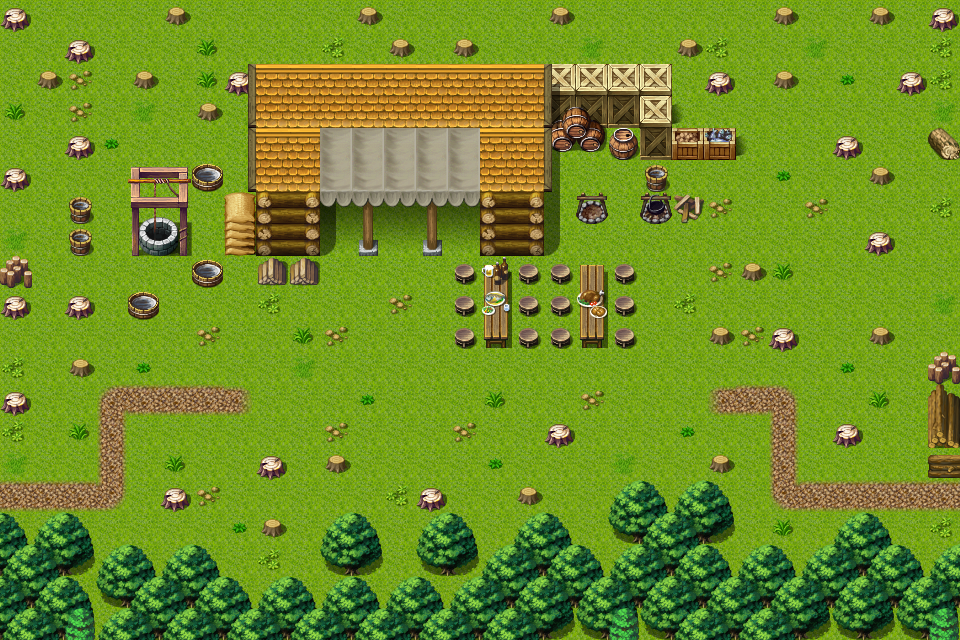

Below is a game level as drawn by its tile map, then a one-line description and the .tmx that defines it (tile-layer data replaced by summaries):
An orthogonal 30x20 tile map with 32x32 px tiles, 3 tile layers (Ground, Objects, Above), 1 hidden layer not drawn, 19 tilesets and 16 objects (8x mapchange, 8x spawn).

<map version="1.0" orientation="orthogonal" width="30" height="20" tilewidth="32" tileheight="32">
    <properties>
        <property name="outdoors" value="1" />
    </properties>
    <tileset firstgid="1" name="map_6" tilewidth="32" tileheight="32">
        <image source="../drawable/map_6.png" width="256" height="256" />
    </tileset>
    <tileset firstgid="65" name="map_19" tilewidth="32" tileheight="32">
        <image source="../drawable/map_19.png" width="256" height="256" />
    </tileset>
    <tileset firstgid="129" name="map_27" tilewidth="32" tileheight="32">
        <image source="../drawable/map_27.png" width="256" height="256" />
    </tileset>
    <tileset firstgid="193" name="map_42" tilewidth="32" tileheight="32">
        <image source="../drawable/map_42.png" width="256" height="256" />
    </tileset>
    <tileset firstgid="257" name="map_7" tilewidth="32" tileheight="32">
        <image source="../drawable/map_7.png" width="256" height="256" />
    </tileset>
    <tileset firstgid="321" name="map_8" tilewidth="32" tileheight="32">
        <image source="../drawable/map_8.png" width="256" height="256" />
    </tileset>
    <tileset firstgid="385" name="map_4" tilewidth="32" tileheight="32">
        <image source="../drawable/map_4.png" width="256" height="256" />
    </tileset>
    <tileset firstgid="449" name="map_10" tilewidth="32" tileheight="32">
        <image source="../drawable/map_10.png" width="256" height="256" />
    </tileset>
    <tileset firstgid="513" name="map_5" tilewidth="32" tileheight="32">
        <image source="../drawable/map_5.png" width="256" height="256" />
    </tileset>
    <tileset firstgid="577" name="map_17" tilewidth="32" tileheight="32">
        <image source="../drawable/map_17.png" width="256" height="256" />
    </tileset>
    <tileset firstgid="641" name="map_9" tilewidth="32" tileheight="32">
        <image source="../drawable/map_9.png" width="256" height="256" />
    </tileset>
    <tileset firstgid="705" name="map_1" tilewidth="32" tileheight="32">
        <image source="../drawable/map_1.png" width="256" height="256" />
    </tileset>
    <tileset firstgid="769" name="map_16" tilewidth="32" tileheight="32">
        <image source="../drawable/map_16.png" width="256" height="256" />
    </tileset>
    <tileset firstgid="833" name="map_12" tilewidth="32" tileheight="32">
        <image source="../drawable/map_12.png" width="256" height="256" />
    </tileset>
    <tileset firstgid="897" name="map_0" tilewidth="32" tileheight="32">
        <image source="../drawable/map_0.png" width="256" height="256" />
    </tileset>
    <tileset firstgid="961" name="map_3" tilewidth="32" tileheight="32">
        <image source="../drawable/map_3.png" width="256" height="256" />
    </tileset>
    <tileset firstgid="1025" name="map_20" tilewidth="32" tileheight="32">
        <image source="../drawable/map_20.png" width="256" height="256" />
    </tileset>
    <tileset firstgid="1089" name="map_11" tilewidth="32" tileheight="32">
        <image source="../drawable/map_11.png" width="256" height="256" />
    </tileset>
    <tileset firstgid="1153" name="map_2" tilewidth="32" tileheight="32">
        <image source="../drawable/map_2.png" width="256" height="256" />
    </tileset>
    <layer name="Ground" width="30" height="20">
        <data>[600 cells, 600 non-empty, 15 distinct tile ids]</data>
    </layer>
    <layer name="Objects" width="30" height="20">
        <data>[600 cells, 184 non-empty, 46 distinct tile ids]</data>
    </layer>
    <layer name="Above" width="30" height="20">
        <data>[600 cells, 65 non-empty, 20 distinct tile ids]</data>
    </layer>
    <layer name="Walkable" width="30" height="20" visible="0">
        <data>[600 cells, 175 non-empty, 1 distinct tile ids]</data>
    </layer>
    <objectgroup name="Mapevents" visible="0">
        <object name="east1" type="mapchange" x="928" y="32" width="32" height="96">
            <properties>
                <property name="map" value="roadtocarntower0" />
                <property name="place" value="west1" />
            </properties>
        </object>
        <object name="east2" type="mapchange" x="928" y="160" width="32" height="192">
            <properties>
                <property name="map" value="roadtocarntower0" />
                <property name="place" value="west2" />
            </properties>
        </object>
        <object name="east3" type="mapchange" x="928" y="480" width="32" height="96">
            <properties>
                <property name="map" value="roadtocarntower0" />
                <property name="place" value="west3" />
            </properties>
        </object>
        <object name="left1" type="mapchange" x="0" y="32" width="32" height="128">
            <properties>
                <property name="map" value="roadtocarntower2" />
                <property name="place" value="north1" />
            </properties>
        </object>
        <object name="left4" type="mapchange" x="0" y="416" width="32" height="128">
            <properties>
                <property name="map" value="roadtocarntower2" />
                <property name="place" value="north4" />
            </properties>
        </object>
        <object name="left3" type="mapchange" x="0" y="320" width="32" height="64">
            <properties>
                <property name="map" value="roadtocarntower2" />
                <property name="place" value="north3" />
            </properties>
        </object>
        <object name="left2" type="mapchange" x="0" y="192" width="32" height="64">
            <properties>
                <property name="map" value="roadtocarntower2" />
                <property name="place" value="north2" />
            </properties>
        </object>
        <object name="north" type="mapchange" x="32" y="0" width="896" height="32">
            <properties>
                <property name="map" value="fields9" />
                <property name="place" value="south" />
            </properties>
        </object>
    </objectgroup>
    <objectgroup name="Spawn" visible="0">
        <object name="hadracor" type="spawn" x="384" y="224" width="32" height="32">
            <properties>
                <property name="spawngroup" value="hadracor" />
            </properties>
        </object>
        <object name="woodcutter_0" type="spawn" x="576" y="160" width="32" height="32">
            <properties>
                <property name="spawngroup" value="woodcutter_0" />
            </properties>
        </object>
        <object name="woodcutter_2" type="spawn" x="704" y="192" width="32" height="32">
            <properties>
                <property name="spawngroup" value="woodcutter_2" />
            </properties>
        </object>
        <object name="woodcutter_3" type="spawn" x="608" y="288" width="32" height="32">
            <properties>
                <property name="spawngroup" value="woodcutter_3" />
            </properties>
        </object>
        <object name="woodcutter_4" type="spawn" x="192" y="224" width="32" height="32">
            <properties>
                <property name="spawngroup" value="woodcutter_4" />
            </properties>
        </object>
        <object name="woodcutter_5" type="spawn" x="256" y="288" width="288" height="96">
            <properties>
                <property name="spawngroup" value="woodcutter_5" />
            </properties>
        </object>
        <object name="fox1" type="spawn" x="192" y="480" width="480" height="128">
            <properties>
                <property name="spawngroup" value="fox1" />
            </properties>
        </object>
        <object name="fieldwasp_0" type="spawn" x="800" y="64" width="96" height="320">
            <properties>
                <property name="spawngroup" value="fieldwasp_0" />
            </properties>
        </object>
    </objectgroup>
    <objectgroup name="Keys" visible="0" />
</map>
